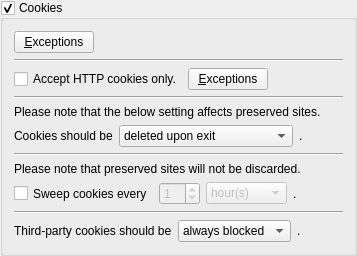
               <widget class="QGroupBox" name="cookieGroupBox">
                <property name="enabled">
                 <bool>true</bool>
                </property>
                <property name="title">
                 <string>Cookies</string>
                </property>
                <property name="checkable">
                 <bool>true</bool>
                </property>
                <property name="checked">
                 <bool>true</bool>
                </property>
                <layout class="QVBoxLayout" name="verticalLayout_11">
                 <item>
                  <layout class="QHBoxLayout" name="horizontalLayout_29">
                   <item>
                    <widget class="QPushButton" name="cookiesExceptionsPushButton">
                     <property name="text">
                      <string>&amp;Exceptions</string>
                     </property>
                    </widget>
                   </item>
                   <item>
                    <spacer name="horizontalSpacer_20">
                     <property name="orientation">
                      <enum>Qt::Horizontal</enum>
                     </property>
                     <property name="sizeHint" stdset="0">
                      <size>
                       <width>40</width>
                       <height>20</height>
                      </size>
                     </property>
                    </spacer>
                   </item>
                  </layout>
                 </item>
                 <item>
                  <widget class="Line" name="line_8">
                   <property name="orientation">
                    <enum>Qt::Horizontal</enum>
                   </property>
                  </widget>
                 </item>
                 <item>
                  <layout class="QHBoxLayout" name="horizontalLayout_62">
                   <item>
                    <widget class="QCheckBox" name="httponlycookies">
                     <property name="sizePolicy">
                      <sizepolicy hsizetype="Minimum" vsizetype="Preferred">
                       <horstretch>0</horstretch>
                       <verstretch>0</verstretch>
                      </sizepolicy>
                     </property>
                     <property name="text">
                      <string>Accept HTTP cookies only.</string>
                     </property>
                    </widget>
                   </item>
                   <item>
                    <widget class="QPushButton" name="httponlyexceptions">
                     <property name="text">
                      <string>&amp;Exceptions</string>
                     </property>
                    </widget>
                   </item>
                   <item>
                    <spacer name="horizontalSpacer_51">
                     <property name="orientation">
                      <enum>Qt::Horizontal</enum>
                     </property>
                     <property name="sizeHint" stdset="0">
                      <size>
                       <width>40</width>
                       <height>20</height>
                      </size>
                     </property>
                    </spacer>
                   </item>
                  </layout>
                 </item>
                 <item>
                  <widget class="Line" name="line_9">
                   <property name="orientation">
                    <enum>Qt::Horizontal</enum>
                   </property>
                  </widget>
                 </item>
                 <item>
                  <widget class="QLabel" name="label_60">
                   <property name="text">
                    <string>Please note that the below setting affects preserved sites.</string>
                   </property>
                  </widget>
                 </item>
                 <item>
                  <layout class="QHBoxLayout" name="horizontalLayout_21">
                   <item>
                    <widget class="QLabel" name="label_49">
                     <property name="text">
                      <string>Cookies should be</string>
                     </property>
                    </widget>
                   </item>
                   <item>
                    <widget class="QComboBox" name="cookieComboBox">
                     <property name="sizeAdjustPolicy">
                      <enum>QComboBox::AdjustToContents</enum>
                     </property>
                     <item>
                      <property name="text">
                       <string>deleted upon exit</string>
                      </property>
                     </item>
                     <item>
                      <property name="text">
                       <string>preserved forever</string>
                      </property>
                     </item>
                     <item>
                      <property name="text">
                       <string>preserved until they expire</string>
                      </property>
                     </item>
                    </widget>
                   </item>
                   <item>
                    <widget class="QLabel" name="label_51">
                     <property name="text">
                      <string>.</string>
                     </property>
                    </widget>
                   </item>
                   <item>
                    <spacer name="horizontalSpacer_12">
                     <property name="orientation">
                      <enum>Qt::Horizontal</enum>
                     </property>
                     <property name="sizeHint" stdset="0">
                      <size>
                       <width>40</width>
                       <height>20</height>
                      </size>
                     </property>
                    </spacer>
                   </item>
                  </layout>
                 </item>
                 <item>
                  <widget class="Line" name="line_3">
                   <property name="orientation">
                    <enum>Qt::Horizontal</enum>
                   </property>
                  </widget>
                 </item>
                 <item>
                  <widget class="QLabel" name="label_62">
                   <property name="text">
                    <string>Please note that preserved sites will not be discarded.</string>
                   </property>
                  </widget>
                 </item>
                 <item>
                  <layout class="QHBoxLayout" name="horizontalLayout_25">
                   <item>
                    <widget class="QCheckBox" name="cookieTimerCheckBox">
                     <property name="sizePolicy">
                      <sizepolicy hsizetype="Minimum" vsizetype="Preferred">
                       <horstretch>0</horstretch>
                       <verstretch>0</verstretch>
                      </sizepolicy>
                     </property>
                     <property name="text">
                      <string>Sweep cookies every</string>
                     </property>
                    </widget>
                   </item>
                   <item>
                    <widget class="QSpinBox" name="cookieTimerSpinBox">
                     <property name="enabled">
                      <bool>false</bool>
                     </property>
                     <property name="value">
                      <number>1</number>
                     </property>
                    </widget>
                   </item>
                   <item>
                    <widget class="QComboBox" name="cookieTimerComboBox">
                     <property name="enabled">
                      <bool>false</bool>
                     </property>
                     <property name="sizeAdjustPolicy">
                      <enum>QComboBox::AdjustToContents</enum>
                     </property>
                     <item>
                      <property name="text">
                       <string>hour(s)</string>
                      </property>
                     </item>
                     <item>
                      <property name="text">
                       <string>minute(s)</string>
                      </property>
                     </item>
                    </widget>
                   </item>
                   <item>
                    <widget class="QLabel" name="label_53">
                     <property name="text">
                      <string>.</string>
                     </property>
                    </widget>
                   </item>
                   <item>
                    <spacer name="horizontalSpacer_3">
                     <property name="orientation">
                      <enum>Qt::Horizontal</enum>
                     </property>
                     <property name="sizeHint" stdset="0">
                      <size>
                       <width>40</width>
                       <height>20</height>
                      </size>
                     </property>
                    </spacer>
                   </item>
                  </layout>
                 </item>
                 <item>
                  <widget class="Line" name="line_6">
                   <property name="orientation">
                    <enum>Qt::Horizontal</enum>
                   </property>
                  </widget>
                 </item>
                 <item>
                  <layout class="QHBoxLayout" name="horizontalLayout_32">
                   <item>
                    <widget class="QLabel" name="label_18">
                     <property name="text">
                      <string>Third-party cookies should be</string>
                     </property>
                    </widget>
                   </item>
                   <item>
                    <widget class="QComboBox" name="thirdPartyCookiesComboBox">
                     <property name="currentIndex">
                      <number>1</number>
                     </property>
                     <property name="sizeAdjustPolicy">
                      <enum>QComboBox::AdjustToContents</enum>
                     </property>
                     <item>
                      <property name="text">
                       <string>always allowed</string>
                      </property>
                     </item>
                     <item>
                      <property name="text">
                       <string>always blocked</string>
                      </property>
                     </item>
                    </widget>
                   </item>
                   <item>
                    <widget class="QLabel" name="label_75">
                     <property name="text">
                      <string>.</string>
                     </property>
                    </widget>
                   </item>
                   <item>
                    <spacer name="horizontalSpacer_23">
                     <property name="orientation">
                      <enum>Qt::Horizontal</enum>
                     </property>
                     <property name="sizeHint" stdset="0">
                      <size>
                       <width>40</width>
                       <height>20</height>
                      </size>
                     </property>
                    </spacer>
                   </item>
                  </layout>
                 </item>
                </layout>
               </widget>
